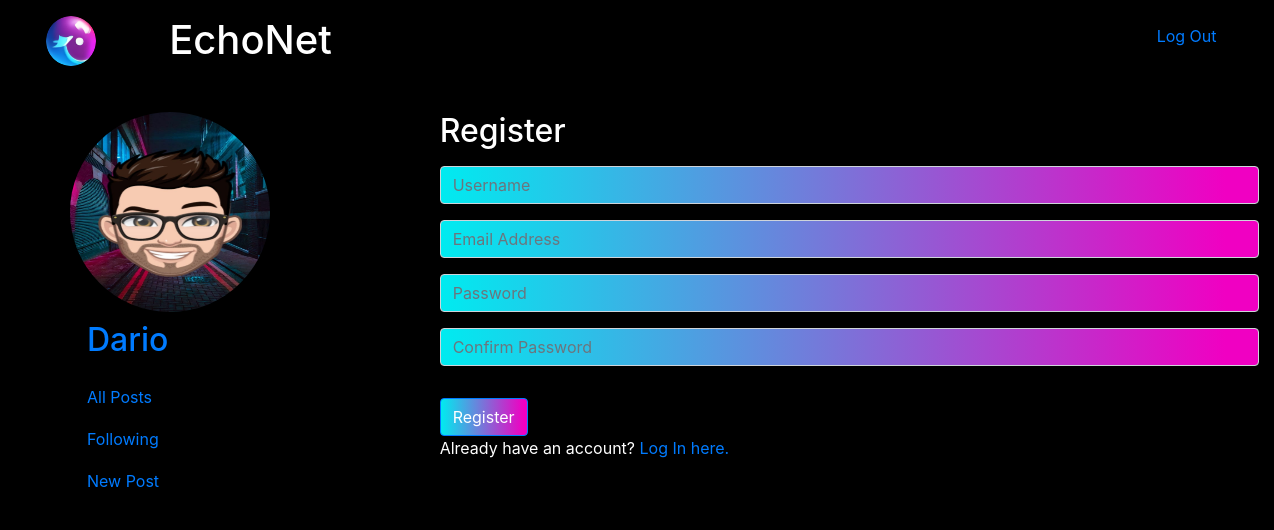
The page /register (signed in) on the database its author committed.
### network/models.py (models this page shows, shortened)
class User(AbstractUser):
    profile_image = models.ImageField(upload_to='profile_images', null=True, blank=True)

### network/views.py (the view)
# urls.py: path("register", views.register, name="register"),
def register(request):
    if request.method == "POST":
        username = request.POST["username"]
        email = request.POST["email"]
        password = request.POST["password"]
        confirmation = request.POST["confirmation"]
        if password != confirmation:
            return render(request, "network/register.html", {
                "message": "Passwords must match."
            })
        try:
            user = User.objects.create_user(username, email, password)
            user.save()
        except IntegrityError:
            return render(request, "network/register.html", {
                "message": "Username already taken."
            })
        login(request, user)
        return HttpResponseRedirect(reverse("index"))
    else:
        return render(request, "network/register.html")

### network/templates/network/register.html (shortened to what this page needs)
{% extends "network/layout.html" %}
{% block body %}
    <h2>Register</h2>
    <form action="{% url 'register' %}" method="post">
        <div class="form-group">
            <input class="form-control" autofocus type="text" name="username" placeholder="Username">
        </div>
        <div class="form-group">
            <input class="form-control" type="email" name="email" placeholder="Email Address">
        </div>
        <div class="form-group">
            <input class="form-control" type="password" name="password" placeholder="Password">
        </div>
        <div class="form-group">
            <input class="form-control" type="password" name="confirmation" placeholder="Confirm Password">
        </div>
        <input class="btn btn-primary" type="submit" value="Register">
    </form>
    Already have an account? <a href="{% url 'login' %}">Log In here.</a>
{% endblock %}

### network/templates/network/layout.html (shortened to what this page needs)
{% load static %}
<!DOCTYPE html>
<html lang="en">
    <head>
        <link rel="stylesheet" href="https://stackpath.bootstrapcdn.com/bootstrap/4.4.1/css/bootstrap.min.css"
>
        <link href="{% static 'network/styles.css' %}" rel="stylesheet">
        <link href="{% static 'fontawesomefree/css/fontawesome.css' %}" rel="stylesheet" type="text/css">
        <link href="{% static 'fontawesomefree/css/brands.css' %}" rel="stylesheet" type="text/css">
        <link href="{% static 'fontawesomefree/css/solid.css' %}" rel="stylesheet" type="text/css">
    </head>
    <body>
        <div>
            <div class="logo d-flex mb-4">
                <div class=" col-1 m-3 text-right">
                    <a class="col-12" href="{% url 'index' %}">
                        <img src="{% static 'network/images/LogoRedondo.png' %}" width="50rem" />
                    </a>
                </div>
                <div class="col-9 d-flex  m-3">
                    <h1 class="">EchoNet</h1>
                </div>
                {% if user.is_authenticated %}
                <div class="col-2 ">
                    <a class="nav-link mt-3" href="{% url 'logout' %}">Log Out</a>
                </div>
                {% endif %}
            </div>
            <div class="body d-flex">
                <div class="col-4">
                    <nav class="col-12 ">
                        <ul class=" ">
                            {% if user.is_authenticated %}
                            <div >
                                    <img src="{{user.profile_image.url }}" alt="" width="200" height="200">
                            </div>
                            <li class="nav-item">
                                <a class="nav-link" href=" {% url 'profile' userConected=user.username %}"><strong>
                                    <h2>{{user.username }}</h2></strong></a>
                            </li>
                            {% endif %}
                            <li class="nav-item ">
                                <a class="nav-link " href="{% url 'index' %}">All Posts</a>
                            </li>
                            {% if user.is_authenticated %}
                            <li class="nav-item">
                                <a class="nav-link" href="{% url 'following' %}">Following</a>
                            </li>
                            <li class="nav-item">
                                <a class="nav-link" href="{% url 'newPost' %}">New Post</a>
                            </li>
                            {% endif %}
                        </ul>
                    </nav>
                </div>
                <div class="block col-8  ">
                    {% block body %}
                    {% endblock %}
                </div>
            </div>
        </div>
    </body>
</html>

### network/static/network/styles.css (style rules this page uses)
li { border: 1px solid black; list-style: none; }
button,input,.page-link { border-radius: 5px; border: none; background: linear-gradient(90deg, rgba(218,76,76,1) 0%, rgba(0,235,240,1) 0%, rgba(240,0,194,1) 96%); -webkit-border-radius: 5px; -moz-border-radius: 5px; -ms-border-radius: 5px; -o-border-radius: 5px; margin-top: 1rem; color: black; }
body { background: #000; color: white; }
img { border-radius: 50%; -webkit-border-radius: 50%; -moz-border-radius: 50%; -ms-border-radius: 50%; -o-border-radius: 50%; }

### rows shown on the page
User: profile_image (picture), username "Dario"
